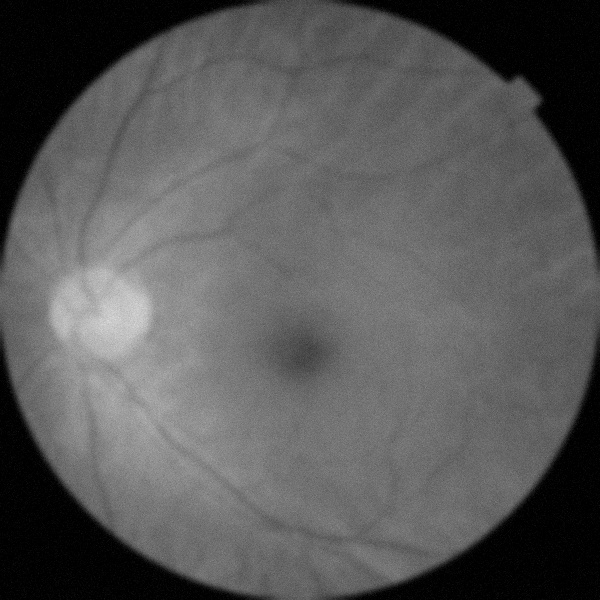
#> input picture data/processed/train/blurry_10382_left-600.jpg, 600 x 600 px; its folder holds only this picture in this run
$ python processed.py
#> lines starting #> are read from the running program, lines starting #| are printed output that depends on the picture
import cv2
import os
import glob
import numpy as np

RAW_TRAIN_DIR = 'data/raw/extracted_images/augmented_resized_V2/train'
OUTPUT_DIR = 'data/synthetic_blurred_train'

os.makedirs(OUTPUT_DIR, exist_ok=True)

image_paths = glob.glob(os.path.join(RAW_TRAIN_DIR, '**/*.jpg'), recursive=True)

print(f"Found {len(image_paths)} clean ground-truth images.")
print("Adding synthetic blur with Gaussian noise application...")

for count, input_path in enumerate(image_paths[:50]):
    image = cv2.imread(input_path, cv2.IMREAD_GRAYSCALE)
#> image is the input picture: shape (600, 600); min 0, max 221, mean 88.6
    if image is None:
        continue

    # Normalize image pixel values to 0.0 - 1.0 for accurate float math
    image_normalized = image.astype(np.float32) / 255.0

    # 4. Apply Gaussian Blur (Simulating camera defocus blur 'k')
    # 15x15 kernel size creates a noticeable blur. Must be an odd number.
    kernel_size = 15
    sigma = 3.0
    blurred_image = cv2.GaussianBlur(image_normalized, (kernel_size, kernel_size), sigma)

    # 5. Add Gaussian Noise (Simulating camera sensor noise 'n')
    noise_sigma = 0.02  # Higher numbers make the image grainier
    gaussian_noise = np.random.normal(0.0, noise_sigma, blurred_image.shape)

    # 6. Mathematical implementation: y = k*x + n
    synthetic_image = blurred_image + gaussian_noise
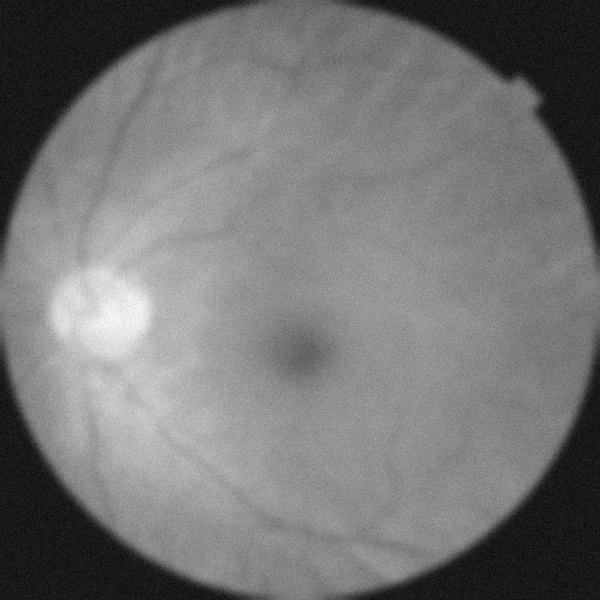
#> synthetic_image: shape (600, 600) float64; min -0.0788, max 0.842, mean 0.347; drawn with min black and max white
    synthetic_image = np.clip(synthetic_image, 0.0, 1.0) # Lock pixels within valid bounds

    # 7. Convert back to standard 8-bit image format and save
    filename = os.path.basename(input_path)
    output_path = os.path.join(OUTPUT_DIR, f"blurry_{filename}")
    cv2.imwrite(output_path, (synthetic_image * 255).astype(np.uint8))

    if (count + 1) % 10 == 0:
        print(f"Processed {count + 1}/50 images...")

print(f"\nSuccess! Processed images are saved on your computer at: {OUTPUT_DIR}")

$ run again, on data/processed/train/blurry_13582_right-600.jpg
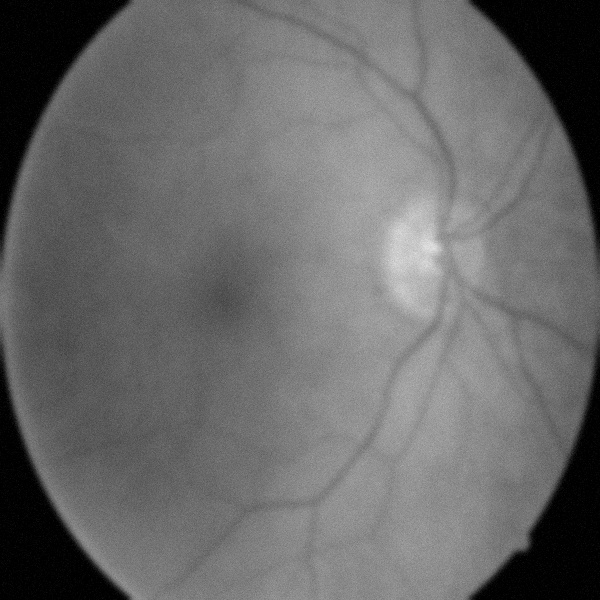
#> input picture data/processed/train/blurry_13582_right-600.jpg, 600 x 600 px
#> image is the input picture: shape (600, 600); min 0, max 227, mean 105.5
#> `synthetic_image = blurred_image + gaussian_noise`:
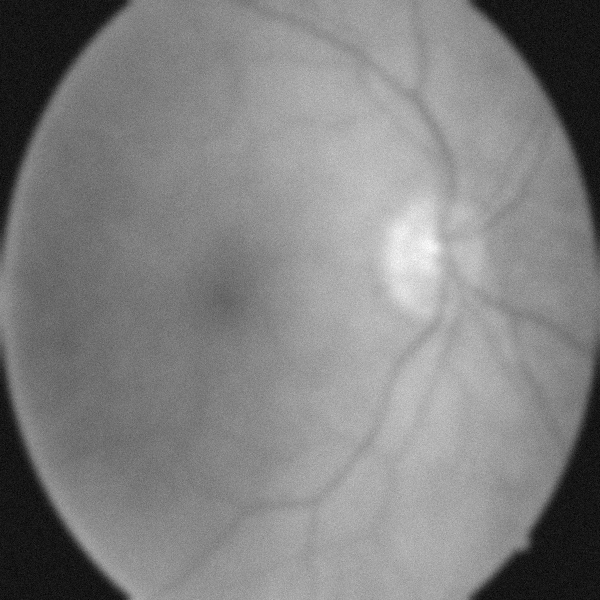
#> synthetic_image: shape (600, 600) float64; min -0.0741, max 0.883, mean 0.414; drawn with min black and max white

$ run again, on data/processed/train/blurry_14178_left-600.jpg
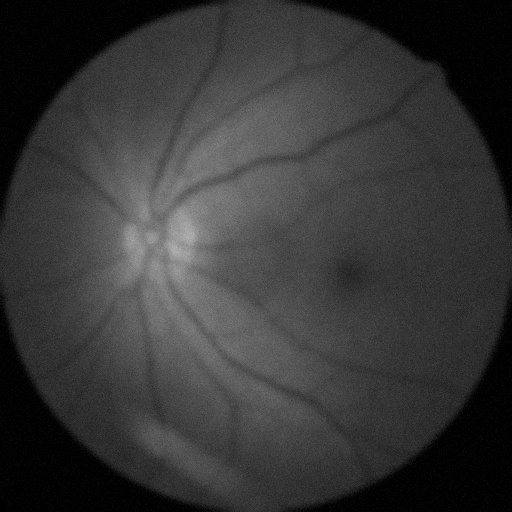
#> input picture data/processed/train/blurry_14178_left-600.jpg, 512 x 512 px
#> image is the input picture: shape (512, 512); min 0, max 184, mean 54.5
#> `synthetic_image = blurred_image + gaussian_noise`:
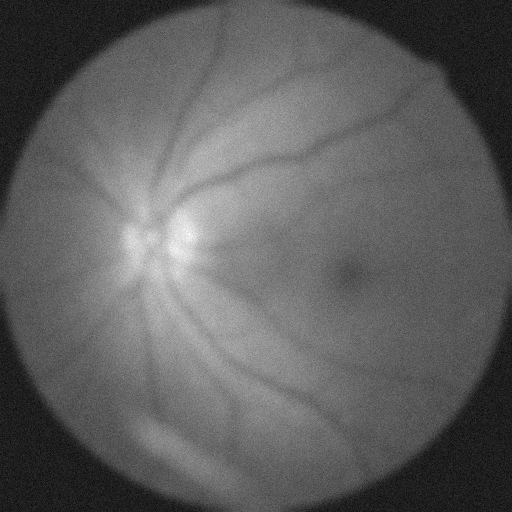
#> synthetic_image: shape (512, 512) float64; min -0.0865, max 0.712, mean 0.214; drawn with min black and max white
